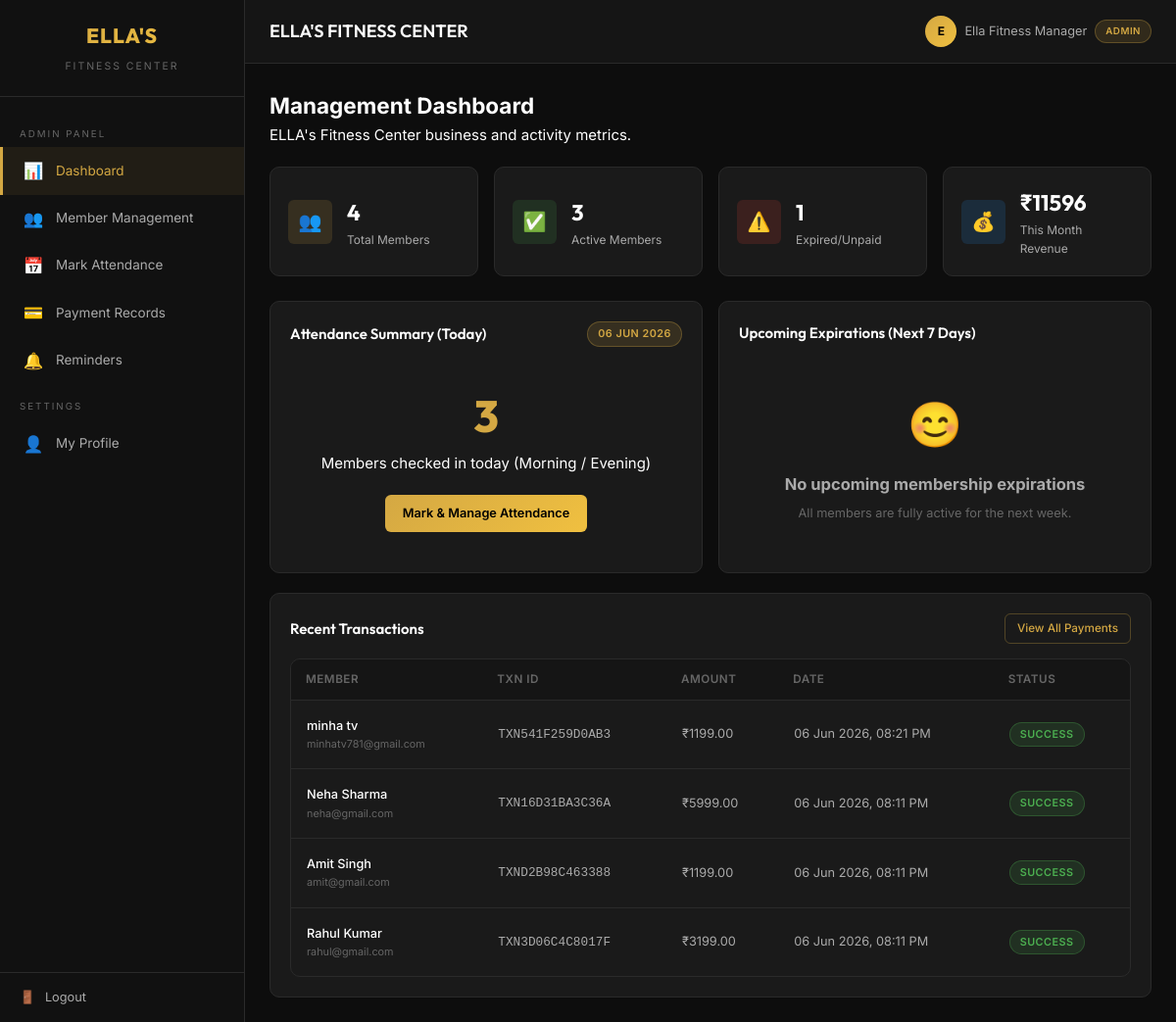
Page /dashboard/ (signed in) on the committed database.
### accounts/models.py (models this page shows, shortened)
class User(AbstractUser):
    ROLE_CHOICES = [
        ('CLIENT', 'Client'),
        ('ADMIN', 'Admin'),
    ]
    role = models.CharField(max_length=10, choices=ROLE_CHOICES, default='CLIENT')
    phone = models.CharField(max_length=15, blank=True)
    address = models.TextField(blank=True)
    date_of_birth = models.DateField(null=True, blank=True)
    emergency_contact = models.CharField(max_length=15, blank=True)
    @property
    def is_admin_user(self):
        return self.role == 'ADMIN'

### payments/models.py (models this page shows, shortened)
class Payment(models.Model):
    STATUS_CHOICES = [
        ('SUCCESS', 'Success'),
        ('FAILED', 'Failed'),
        ('PENDING', 'Pending'),
    ]
    user = models.ForeignKey(settings.AUTH_USER_MODEL, on_delete=models.CASCADE, related_name='payments')
    membership = models.ForeignKey('members.Membership', on_delete=models.SET_NULL, null=True, related_name='payments')
    amount = models.DecimalField(max_digits=10, decimal_places=2)
    transaction_id = models.CharField(max_length=100, unique=True)
    payment_method = models.CharField(max_length=50, default='Test Payment')
    status = models.CharField(max_length=10, choices=STATUS_CHOICES, default='PENDING')
    created_at = models.DateTimeField(auto_now_add=True)
    notes = models.TextField(blank=True)
    class Meta:
        ordering = ['-created_at']

### dashboard/views.py (the view)
# urls.py: path('', views.dashboard_redirect, name='dashboard'),
@login_required
def dashboard_redirect(request):
    if request.user.is_admin_user:
        return admin_dashboard(request)
    return client_dashboard(request)

### templates/dashboard/admin.html (shortened to what this page needs)
{% extends 'dashboard_base.html' %}
{% block content %}
<div class="mb-20">
    <h2>Management Dashboard</h2>
    <p class="text-secondary">ELLA's Fitness Center business and activity metrics.</p>
</div>
<div class="stats-grid">
    <div class="stat-card">
        <div class="stat-icon gold">👥</div>
        <div class="stat-info">
            <h3>{{ total_members }}</h3>
            <p>Total Members</p>
        </div>
    </div>
    <div class="stat-card">
        <div class="stat-icon green">✅</div>
        <div class="stat-info">
            <h3>{{ active_members }}</h3>
            <p>Active Members</p>
        </div>
    </div>
    <div class="stat-card">
        <div class="stat-icon red">⚠️</div>
        <div class="stat-info">
            <h3>{{ expired_members }}</h3>
            <p>Expired/Unpaid</p>
        </div>
    </div>
    <div class="stat-card">
        <div class="stat-icon blue">💰</div>
        <div class="stat-info">
            <h3>₹{{ monthly_revenue }}</h3>
            <p>This Month Revenue</p>
        </div>
    </div>
</div>
<div class="grid-2">
    <div class="card">
        <div class="card-header">
            <h3 class="card-title">Attendance Summary (Today)</h3>
            <span class="badge badge-gold">{{ today|date:"d M Y" }}</span>
        </div>
        <div class="text-center" style="padding: 20px 0;">
            <div style="font-size: 3rem; font-weight: 800; color: var(--gold); font-family: var(--font-heading);">
                {{ today_attendance }}
            </div>
            <p class="text-secondary mb-20">Members checked in today (Morning / Evening)</p>
            <a href="{% url 'admin_attendance' %}" class="btn btn-gold">Mark & Manage Attendance</a>
        </div>
    </div>
    <div class="card">
        <div class="card-header">
            <h3 class="card-title">Upcoming Expirations (Next 7 Days)</h3>
        </div>
        {% if expiring_soon %}
            <div style="display: flex; flex-direction: column; gap: 10px; max-height: 200px; overflow-y: auto;">
                {% for m in expiring_soon %}
                    <div style="display: flex; justify-content: space-between; align-items: center; padding: 8px 10px; background: rgba(255,255,255,0.02); border-radius: var(--radius-sm); border: 1px solid var(--border-color);">
                        <div>
                            <div style="font-weight: 500; font-size: 0.85rem;">{{ m.user.get_full_name }}</div>
                            <div style="font-size: 0.72rem; color: var(--text-muted);">Expires: {{ m.end_date|date:"d M Y" }} ({{ m.days_remaining }} days)</div>
                        </div>
                        <a href="{% url 'send_reminder' m.user.id 'expiry' %}" class="btn btn-outline btn-sm">Send Alert</a>
                    </div>
                {% endfor %}
            </div>
            <div class="mt-20">
                <form method="post" action="{% url 'send_bulk_reminders' %}">
                    {% csrf_token %}
                    <button type="submit" class="btn btn-gold btn-sm" style="width: 100%; justify-content: center;">
                        Send Bulk Expiry Reminders
                    </button>
                </form>
            </div>
        {% else %}
            <div class="empty-state" style="padding: 30px 10px;">
                <div class="icon">😊</div>
                <h3>No upcoming membership expirations</h3>
                <p>All members are fully active for the next week.</p>
            </div>
        {% endif %}
    </div>
</div>
<div class="card mt-20">
    <div class="card-header">
        <h3 class="card-title">Recent Transactions</h3>
        <a href="{% url 'admin_payments' %}" class="btn btn-outline btn-sm">View All Payments</a>
    </div>
    <div class="table-container">
        {% if recent_payments %}
            <table>
                <thead>
                    <tr>
                        <th>Member</th>
                        <th>Txn ID</th>
                        <th>Amount</th>
                        <th>Date</th>
                        <th>Status</th>
                    </tr>
                </thead>
                <tbody>
                    {% for payment in recent_payments %}
                        <tr>
                            <td>
                                <div style="font-weight: 500; color: #fff;">{{ payment.user.get_full_name }}</div>
                                <div style="font-size: 0.72rem; color: var(--text-muted);">{{ payment.user.email }}</div>
                            </td>
                            <td><code>{{ payment.transaction_id }}</code></td>
                            <td>₹{{ payment.amount }}</td>
                            <td>{{ payment.created_at|date:"d M Y, h:i A" }}</td>
                            <td><span class="badge badge-active">{{ payment.get_status_display }}</span></td>
                        </tr>
                    {% endfor %}
                </tbody>
            </table>
        {% else %}
            <div class="empty-state" style="padding: 20px;">
                <h3>No payment transactions found</h3>
            </div>
        {% endif %}
    </div>
</div>
{% endblock %}

### templates/dashboard_base.html (shortened to what this page needs)
{% extends 'base.html' %}
{% load static %}
{% block body %}
<div class="layout">
    {% include 'components/sidebar.html' %}
    <div class="main-content">
        {% include 'components/header.html' %}
        <div class="page-content">
            {% block content %}{% endblock %}
        </div>
    </div>
</div>
{% endblock %}

### templates/base.html (shortened to what this page needs)
{% load static %}
<!DOCTYPE html>
<html lang="en">
<head>
    <link rel="stylesheet" href="{% static 'css/style.css' %}">
</head>
<body>
    {% block body %}{% endblock %}
</body>
</html>

### templates/components/sidebar.html (shortened to what this page needs)
<div class="sidebar" id="sidebar">
    <div class="sidebar-brand">
        <h2>ELLA'S</h2>
        <small>Fitness Center</small>
    </div>
    <div class="sidebar-nav">
        {% if user.is_admin_user %}
            <div class="nav-section">Admin Panel</div>
            <a href="{% url 'dashboard' %}" class="{% if request.resolver_match.url_name == 'dashboard' or request.resolver_match.url_name == 'admin_dashboard' %}active{% endif %}">
                <span class="icon">📊</span> Dashboard
            </a>
            <a href="{% url 'member_list' %}" class="{% if 'member' in request.path %}active{% endif %}">
                <span class="icon">👥</span> Member Management
            </a>
            <a href="{% url 'admin_attendance' %}" class="{% if 'attendance' in request.path %}active{% endif %}">
                <span class="icon">📅</span> Mark Attendance
            </a>
            <a href="{% url 'admin_payments' %}" class="{% if 'payments' in request.path and 'admin' in request.path %}active{% endif %}">
                <span class="icon">💳</span> Payment Records
            </a>
            <a href="{% url 'admin_reminders' %}" class="{% if 'reminders' in request.path and 'admin' in request.path %}active{% endif %}">
                <span class="icon">🔔</span> Reminders
            </a>
        {% endif %}
        <div class="nav-section">Settings</div>
        <a href="{% url 'profile' %}" class="{% if request.resolver_match.url_name == 'profile' %}active{% endif %}">
            <span class="icon">👤</span> My Profile
        </a>
    </div>
    <div class="sidebar-footer">
        <a href="{% url 'logout' %}">
            <span class="icon">🚪</span> Logout
        </a>
    </div>
</div>

### templates/components/header.html (shortened to what this page needs)
<div class="header">
    <div class="header-left">
        <h1>{% block header_title %}ELLA'S FITNESS CENTER{% endblock %}</h1>
    </div>
    <div class="header-right">
        <div class="header-user">
            <div class="avatar">
                {{ user.first_name|slice:":1"|upper|default:user.username|slice:":1"|upper }}
            </div>
            <span>{{ user.get_full_name|default:user.username }}</span>
            <span class="badge badge-gold" style="font-size: 0.65rem;">{{ user.get_role_display }}</span>
        </div>
    </div>
</div>

### rows in the picture
User: first_name "E", get_full_name "Ella Fitness Manager", role "ADMIN"
Payment: user.get_full_name "minha tv", user.email "minhatv781@gmail.com", transaction_id "TXN541F259D0AB3", amount "1199.00", created_at "06 Jun 2026, 08:21 PM", status "SUCCESS"
Payment: user.get_full_name "Neha Sharma", user.email "neha@gmail.com", transaction_id "TXN16D31BA3C36A", amount "5999.00", created_at "06 Jun 2026, 08:11 PM", status "SUCCESS"
Payment: user.get_full_name "Amit Singh", user.email "amit@gmail.com", transaction_id "TXND2B98C463388", amount "1199.00", created_at "06 Jun 2026, 08:11 PM", status "SUCCESS"
Payment: user.get_full_name "Rahul Kumar", user.email "rahul@gmail.com", transaction_id "TXN3D06C4C8017F", amount "3199.00", created_at "06 Jun 2026, 08:11 PM", status "SUCCESS"

### other values in the picture
{{ total_members }} "4"
{{ active_members }} "3"
{{ expired_members }} "1"
{{ monthly_revenue }} "11596"
{{ today_attendance }} "3"
